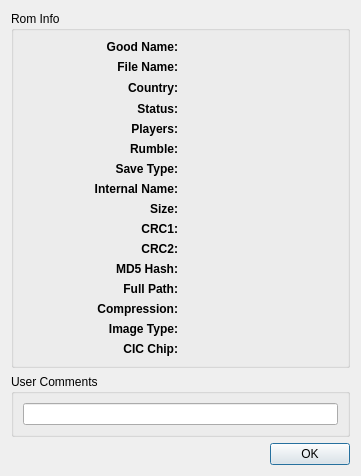
<ui version="4.0" >
 <class>RomInfoDialog</class>
 <widget class="QDialog" name="RomInfoDialog" >
  <property name="geometry" >
   <rect>
    <x>0</x>
    <y>0</y>
    <width>361</width>
    <height>461</height>
   </rect>
  </property>
  <property name="windowTitle" >
   <string>Rom Info</string>
  </property>
  <layout class="QVBoxLayout" name="verticalLayout_2" >
   <item>
    <widget class="QGroupBox" name="groupBox" >
     <property name="title" >
      <string>Rom Info</string>
     </property>
     <layout class="QGridLayout" name="gridLayout" >
      <item row="0" column="0" >
       <widget class="QLabel" name="label" >
        <property name="font" >
         <font>
          <weight>75</weight>
          <bold>true</bold>
         </font>
        </property>
        <property name="text" >
         <string>Good Name:</string>
        </property>
        <property name="alignment" >
         <set>Qt::AlignRight|Qt::AlignTrailing|Qt::AlignVCenter</set>
        </property>
       </widget>
      </item>
      <item row="0" column="1" >
       <widget class="QLabel" name="goodNameLabel" >
        <property name="text" >
         <string/>
        </property>
       </widget>
      </item>
      <item row="1" column="0" >
       <widget class="QLabel" name="label_18" >
        <property name="font" >
         <font>
          <weight>75</weight>
          <bold>true</bold>
         </font>
        </property>
        <property name="text" >
         <string>File Name:</string>
        </property>
        <property name="alignment" >
         <set>Qt::AlignRight|Qt::AlignTrailing|Qt::AlignVCenter</set>
        </property>
       </widget>
      </item>
      <item row="1" column="1" >
       <widget class="QLabel" name="fileNameLabel" >
        <property name="text" >
         <string/>
        </property>
       </widget>
      </item>
      <item row="2" column="0" >
       <widget class="QLabel" name="label_17" >
        <property name="font" >
         <font>
          <weight>75</weight>
          <bold>true</bold>
         </font>
        </property>
        <property name="text" >
         <string>Country:</string>
        </property>
        <property name="alignment" >
         <set>Qt::AlignRight|Qt::AlignTrailing|Qt::AlignVCenter</set>
        </property>
       </widget>
      </item>
      <item row="2" column="1" >
       <layout class="QHBoxLayout" name="horizontalLayout" >
        <item>
         <widget class="QLabel" name="flagLabel" >
          <property name="sizePolicy" >
           <sizepolicy vsizetype="Fixed" hsizetype="Fixed" >
            <horstretch>0</horstretch>
            <verstretch>0</verstretch>
           </sizepolicy>
          </property>
          <property name="minimumSize" >
           <size>
            <width>16</width>
            <height>16</height>
           </size>
          </property>
          <property name="maximumSize" >
           <size>
            <width>16</width>
            <height>16</height>
           </size>
          </property>
          <property name="text" >
           <string/>
          </property>
         </widget>
        </item>
        <item>
         <widget class="QLabel" name="countryLabel" >
          <property name="text" >
           <string/>
          </property>
         </widget>
        </item>
       </layout>
      </item>
      <item row="3" column="0" >
       <widget class="QLabel" name="label_2" >
        <property name="font" >
         <font>
          <weight>75</weight>
          <bold>true</bold>
         </font>
        </property>
        <property name="text" >
         <string>Status:</string>
        </property>
        <property name="alignment" >
         <set>Qt::AlignRight|Qt::AlignTrailing|Qt::AlignVCenter</set>
        </property>
       </widget>
      </item>
      <item row="3" column="1" >
       <widget class="StarLabel" name="statusLabel" >
        <property name="text" >
         <string/>
        </property>
       </widget>
      </item>
      <item row="4" column="0" >
       <widget class="QLabel" name="label_12" >
        <property name="font" >
         <font>
          <weight>75</weight>
          <bold>true</bold>
         </font>
        </property>
        <property name="text" >
         <string>Players:</string>
        </property>
        <property name="alignment" >
         <set>Qt::AlignRight|Qt::AlignTrailing|Qt::AlignVCenter</set>
        </property>
       </widget>
      </item>
      <item row="4" column="1" >
       <widget class="QLabel" name="playersLabel" >
        <property name="text" >
         <string/>
        </property>
       </widget>
      </item>
      <item row="5" column="0" >
       <widget class="QLabel" name="label_14" >
        <property name="font" >
         <font>
          <weight>75</weight>
          <bold>true</bold>
         </font>
        </property>
        <property name="text" >
         <string>Rumble:</string>
        </property>
        <property name="alignment" >
         <set>Qt::AlignRight|Qt::AlignTrailing|Qt::AlignVCenter</set>
        </property>
       </widget>
      </item>
      <item row="5" column="1" >
       <widget class="QLabel" name="rumbleLabel" >
        <property name="text" >
         <string/>
        </property>
       </widget>
      </item>
      <item row="6" column="0" >
       <widget class="QLabel" name="label_10" >
        <property name="font" >
         <font>
          <weight>75</weight>
          <bold>true</bold>
         </font>
        </property>
        <property name="text" >
         <string>Save Type:</string>
        </property>
        <property name="alignment" >
         <set>Qt::AlignRight|Qt::AlignTrailing|Qt::AlignVCenter</set>
        </property>
       </widget>
      </item>
      <item row="6" column="1" >
       <widget class="QLabel" name="saveTypeLabel" >
        <property name="text" >
         <string/>
        </property>
       </widget>
      </item>
      <item row="7" column="0" >
       <widget class="QLabel" name="label_5" >
        <property name="font" >
         <font>
          <weight>75</weight>
          <bold>true</bold>
         </font>
        </property>
        <property name="text" >
         <string>Internal Name:</string>
        </property>
        <property name="alignment" >
         <set>Qt::AlignRight|Qt::AlignTrailing|Qt::AlignVCenter</set>
        </property>
       </widget>
      </item>
      <item row="7" column="1" >
       <widget class="QLabel" name="internalNameLabel" >
        <property name="font" >
         <font>
          <family>Monospace</family>
         </font>
        </property>
        <property name="text" >
         <string/>
        </property>
       </widget>
      </item>
      <item row="8" column="0" >
       <widget class="QLabel" name="label_9" >
        <property name="font" >
         <font>
          <weight>75</weight>
          <bold>true</bold>
         </font>
        </property>
        <property name="text" >
         <string>Size:</string>
        </property>
        <property name="alignment" >
         <set>Qt::AlignRight|Qt::AlignTrailing|Qt::AlignVCenter</set>
        </property>
       </widget>
      </item>
      <item row="8" column="1" >
       <widget class="QLabel" name="sizeLabel" >
        <property name="font" >
         <font>
          <family>Monospace</family>
         </font>
        </property>
        <property name="text" >
         <string/>
        </property>
       </widget>
      </item>
      <item row="9" column="0" >
       <widget class="QLabel" name="label_7" >
        <property name="font" >
         <font>
          <weight>75</weight>
          <bold>true</bold>
         </font>
        </property>
        <property name="text" >
         <string>CRC1:</string>
        </property>
        <property name="alignment" >
         <set>Qt::AlignRight|Qt::AlignTrailing|Qt::AlignVCenter</set>
        </property>
       </widget>
      </item>
      <item row="9" column="1" >
       <widget class="QLabel" name="crc1Label" >
        <property name="font" >
         <font>
          <family>Monospace</family>
         </font>
        </property>
        <property name="text" >
         <string/>
        </property>
       </widget>
      </item>
      <item row="10" column="0" >
       <widget class="QLabel" name="label_8" >
        <property name="font" >
         <font>
          <weight>75</weight>
          <bold>true</bold>
         </font>
        </property>
        <property name="text" >
         <string>CRC2:</string>
        </property>
        <property name="alignment" >
         <set>Qt::AlignRight|Qt::AlignTrailing|Qt::AlignVCenter</set>
        </property>
       </widget>
      </item>
      <item row="10" column="1" >
       <widget class="QLabel" name="crc2Label" >
        <property name="font" >
         <font>
          <family>Monospace</family>
         </font>
        </property>
        <property name="text" >
         <string/>
        </property>
       </widget>
      </item>
      <item row="11" column="0" >
       <widget class="QLabel" name="label_6" >
        <property name="font" >
         <font>
          <weight>75</weight>
          <bold>true</bold>
         </font>
        </property>
        <property name="text" >
         <string>MD5 Hash:</string>
        </property>
        <property name="alignment" >
         <set>Qt::AlignRight|Qt::AlignTrailing|Qt::AlignVCenter</set>
        </property>
       </widget>
      </item>
      <item row="11" column="1" >
       <widget class="QLabel" name="md5HashLabel" >
        <property name="font" >
         <font>
          <family>Monospace</family>
         </font>
        </property>
        <property name="text" >
         <string/>
        </property>
       </widget>
      </item>
      <item row="12" column="0" >
       <widget class="QLabel" name="label_4" >
        <property name="font" >
         <font>
          <weight>75</weight>
          <bold>true</bold>
         </font>
        </property>
        <property name="text" >
         <string>Full Path:</string>
        </property>
        <property name="alignment" >
         <set>Qt::AlignRight|Qt::AlignTrailing|Qt::AlignVCenter</set>
        </property>
       </widget>
      </item>
      <item row="12" column="1" >
       <widget class="QLabel" name="fullPathLabel" >
        <property name="text" >
         <string/>
        </property>
       </widget>
      </item>
      <item row="13" column="0" >
       <widget class="QLabel" name="label_11" >
        <property name="font" >
         <font>
          <weight>75</weight>
          <bold>true</bold>
         </font>
        </property>
        <property name="text" >
         <string>Compression:</string>
        </property>
        <property name="alignment" >
         <set>Qt::AlignRight|Qt::AlignTrailing|Qt::AlignVCenter</set>
        </property>
       </widget>
      </item>
      <item row="13" column="1" >
       <widget class="QLabel" name="compressionLabel" >
        <property name="text" >
         <string/>
        </property>
       </widget>
      </item>
      <item row="14" column="0" >
       <widget class="QLabel" name="label_13" >
        <property name="font" >
         <font>
          <weight>75</weight>
          <bold>true</bold>
         </font>
        </property>
        <property name="text" >
         <string>Image Type:</string>
        </property>
        <property name="alignment" >
         <set>Qt::AlignRight|Qt::AlignTrailing|Qt::AlignVCenter</set>
        </property>
       </widget>
      </item>
      <item row="14" column="1" >
       <widget class="QLabel" name="imageTypeLabel" >
        <property name="text" >
         <string/>
        </property>
       </widget>
      </item>
      <item row="15" column="0" >
       <widget class="QLabel" name="label_15" >
        <property name="font" >
         <font>
          <weight>75</weight>
          <bold>true</bold>
         </font>
        </property>
        <property name="text" >
         <string>CIC Chip:</string>
        </property>
        <property name="alignment" >
         <set>Qt::AlignRight|Qt::AlignTrailing|Qt::AlignVCenter</set>
        </property>
       </widget>
      </item>
      <item row="15" column="1" >
       <widget class="QLabel" name="cicChipLabel" >
        <property name="text" >
         <string/>
        </property>
       </widget>
      </item>
     </layout>
    </widget>
   </item>
   <item>
    <widget class="QGroupBox" name="groupBox_2" >
     <property name="title" >
      <string>User Comments</string>
     </property>
     <layout class="QVBoxLayout" name="verticalLayout" >
      <item>
       <widget class="QLineEdit" name="lineEdit" >
        <property name="maxLength" >
         <number>255</number>
        </property>
       </widget>
      </item>
     </layout>
    </widget>
   </item>
   <item>
    <widget class="QDialogButtonBox" name="buttonBox" >
     <property name="standardButtons" >
      <set>QDialogButtonBox::Ok</set>
     </property>
    </widget>
   </item>
  </layout>
 </widget>
 <customwidgets>
  <customwidget>
   <class>StarLabel</class>
   <extends>QLabel</extends>
   <header>frontends/qt4/starlabel.h</header>
  </customwidget>
 </customwidgets>
 <resources/>
 <connections>
  <connection>
   <sender>buttonBox</sender>
   <signal>accepted()</signal>
   <receiver>RomInfoDialog</receiver>
   <slot>accept()</slot>
   <hints>
    <hint type="sourcelabel" >
     <x>208</x>
     <y>555</y>
    </hint>
    <hint type="destinationlabel" >
     <x>282</x>
     <y>519</y>
    </hint>
   </hints>
  </connection>
  <connection>
   <sender>buttonBox</sender>
   <signal>rejected()</signal>
   <receiver>RomInfoDialog</receiver>
   <slot>reject()</slot>
   <hints>
    <hint type="sourcelabel" >
     <x>149</x>
     <y>562</y>
    </hint>
    <hint type="destinationlabel" >
     <x>239</x>
     <y>538</y>
    </hint>
   </hints>
  </connection>
 </connections>
</ui>
